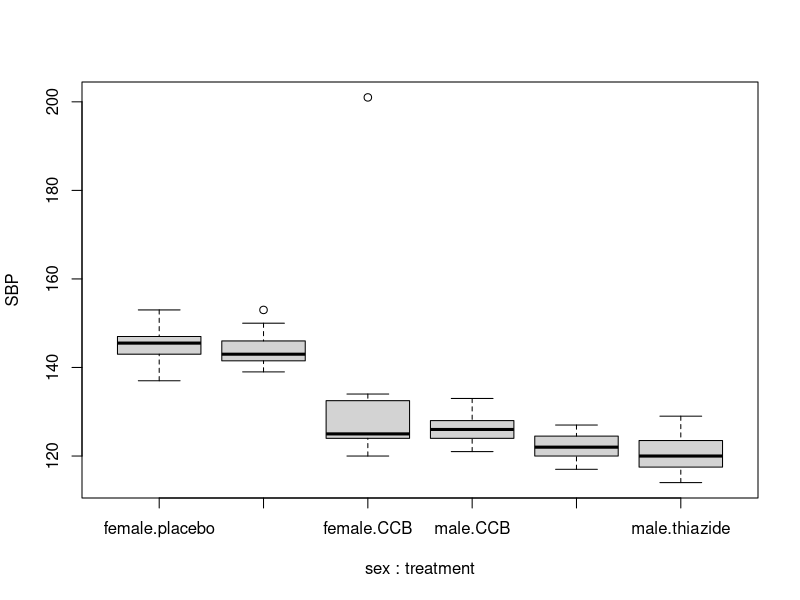
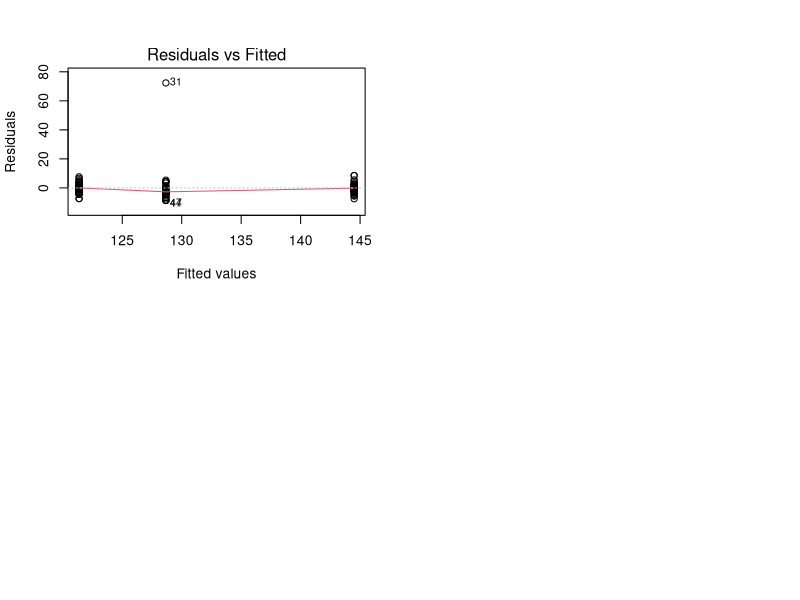

Write R code to recreate these figures, in order. (Note: this script raises an error after producing the figures.)
## ---- chunk 1
require("car")     # QQ-plot with confidence bands (qqPlot)
require("knitr")   # Creating tables (kable)
require("emmeans") # ANOVA-style comparisons (emmeans)
## ---- chunk 2
DF <- read.csv("three-groups.csv")
## ---- chunk 3
str(DF)
summary(DF)
head(DF)
## ---- chunk 4
DF$treatment <- factor(DF$treatment)
DF$sex       <- factor(DF$sex)
## ---- chunk 5
levels(DF$treatment)
levels(DF$sex)
## ---- chunk 6
DF$treatment <- relevel(DF$treatment, ref = "placebo")
## ---- chunk 7
boxplot(SBP ~ sex + treatment, DF)
## ---- chunk 8
LM <- lm(SBP ~ treatment, DF)
## ---- chunk 9
par(mfrow = c(2, 2))   # Plot in a 2x2 grid
plot(LM, which = 1)    # Residuals vs fitted
qqPlot(LM, reps = 1e4) # QQ-plot
plot(LM, which = 3)    # Scale-location
plot(LM, which = 4)    # Cook's distance
par(mfrow = c(1, 1))   # Restore the default
## ---- chunk 10
DF[31, ]
## ---- chunk 11
DF2 <- DF[-31, ]
LM <- lm(SBP ~ treatment, DF2)
## ---- chunk 12
# Insert visual diagnostics here
## ---- chunk 13
summary.aov(LM)
## ---- chunk 14
# Insert the chosen post hoc here
